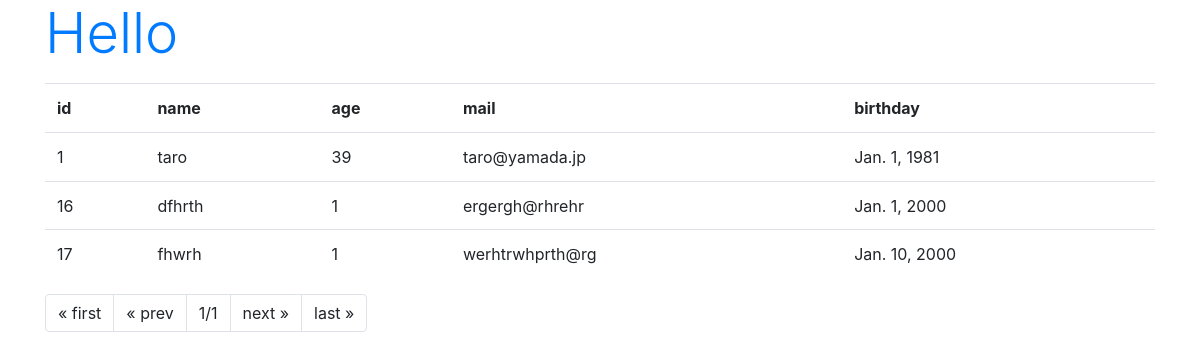
/hello/, run on the app's committed database.
### hello/models.py (models this page shows, shortened)
class Friend(models.Model):
    name = models.CharField(max_length=100)
    mail = models.EmailField(max_length=200)
    gender = models.BooleanField()
    age = models.IntegerField(default=0)
    birthday = models.DateField()

### hello/views.py (the view)
# urls.py: path('', views.index, name='index'),
def index(request, num=1):
    data = Friend.objects.all()
    page = Paginator(data, 3)
    params = {
        'title': 'Hello',
        'message':'',
        'data': page.get_page(num),
    }
    return render(request, 'hello/index.html', params)

### hello/templates/hello/index.html (shortened to what this page needs)
{% load static %}
<!doctype html>
<html lang="ja">
<head>
    <link rel="stylesheet" href="https://stackpath.bootstrapcdn.com/bootstrap/4.3.1/css/bootstrap.min.css">
</head>
<body class="container">
    <h1 class="display-4 text-primary">{{title}}</h1>
    <table class="table">
        <tr>
            <th>id</th>
            <th>name</th>
            <th>age</th>
            <th>mail</th>
            <th>birthday</th>
        </tr>
        {% for item in data %}
        <tr>
            <td>{{item.id}}</td>
            <td>{{item.name}}</td>
            <td>{{item.age}}</td>
            <td>{{item.mail}}</td>
            <td>{{item.birthday}}</td>
        <tr>
    {% endfor %}
    </table>
    <ul class="pagination">
        {% if data.has_previous %}
            <li class="page-item">
                <a class="page-link" href="{% url 'index' %}">&laquo; first</a>
            </li>
            <li class="page-item">
                <a class="page-link" href="{% url 'index' %}{{ data.previous_page_number }}">&laquo; prev</a>
            </li>
        {% else %}
            <li class="page-item">
                <a class="page-link">&laquo; first</a>
            </li>
            <li class="page-item">
                <a class="page-link">&laquo; prev</a>
            </li>
        {% endif %}
        <li class="page-item">
            <a class="page-link">{{ data.number }}/{{ data.paginator.num_pages }}</a>
        </li>
        {% if data.has_next %}
            <li class="page-item">
                <a class="page-link" href="{% url 'index' %}{{ data.next_page_number }}">next &raquo;</a>
            </li>
            <li class="page-item">
                <a class="page-link" href="{% url 'index' %}{{ data.paginator.num_pages }}">last &raquo;</a>
            </li>
        {% else %}
            <li class="page-item">
                <a class="page-link">next &raquo;</a>
            </li>
            <li class="page-item">
                <a class="page-link">last &raquo;</a>
            </li>
        {% endif %}
    </ul>
</body>
</html>

### data on the page
Friend: id "1", name "taro", age "39", mail "taro@yamada.jp", birthday "Jan. 1, 1981"
Friend: id "16", name "dfhrth", age "1", mail "ergergh@rhrehr", birthday "Jan. 1, 2000"
Friend: id "17", name "fhwrh", age "1", mail "werhtrwhprth@rg", birthday "Jan. 10, 2000"

### other printed values
{{ title }} "Hello"
{{ data.number }} "1"
{{ data.paginator.num_pages }} "1"
